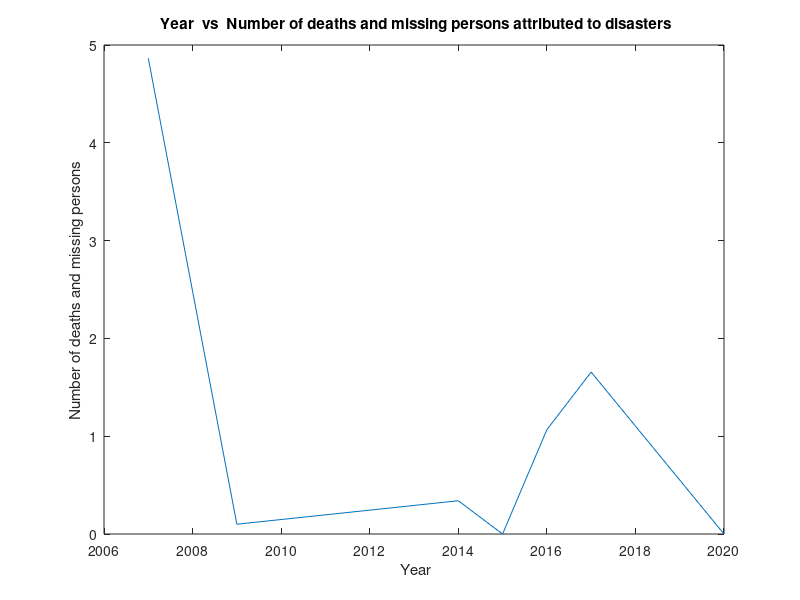

The MATLAB script that drew this image:

clc
fprintf('\n \n     Target A: Estimate Global Disaster Mortality    \n')
fprintf(' \n The following table lists the indicators recommended by the OIEWG \n ')


fprintf('\n A1= Number of deaths and missing persons attributed to disasters, per 100,000 population. \n ')
disp('A2= Number of deaths attributed to disasters, per 100,000 population.')
disp(' A3= Number of missing persons attributed to disasters, per 100,000 population.')

fprintf('\n \n Now, The formula for calculating the compound indicator is: \n \n \t \t A1=((A2a+A3a)/population)*100,000 \n ')
fprintf('\n Where, \n A1= Number of deaths and missing persons attributed to disasters, per 100,000 population.\n')
disp(' A2a:Number of deaths attributed to disasters')
disp(' A3a : Number of missing persons attributed to disasters')
disp(' Population: Represented population.')
fprintf(' \n Note that the above formula can be derived from : \n \n')
fprintf(' \t A2=((A2a/population)*100,000 \n \n \t A3=((A3a/population)*100,000 \n')
fprintf('\n \t A1=A2+A3\n ')
fprintf('********************************INTRODUCTION******************************* \n')

fprintf('\n This is the "Target A: Estimate Global Disaster Mortality for Bangladesh" \n')


disp('Calculating value of A1 for differents years, Here a1 represents A1 similarly a2 .. A2.')

A12a=405;
A13a=0;
population1=8325666;
a1=((A12a+A13a)/population1)*100000
A12=(A12a/population1)*100000;
A13=(A13a/population1)*100000;

A22a=1;
A23a=0;
population2=1000000;
a2=((A22a+A23a)/population2)*100000
A22=(A22a/population2)*100000;
A23=(A23a/population2)*100000;

A32a=17;
A33a=0;
population3=5000000;
a3=((A32a+A33a)/population3)*100000
A32=(A32a/population3)*100000;
A13=(A33a/population3)*100000;

A42a=0;
A43a=0;
population4=1000;
a4=((A42a+A43a)/population4)*100000
A42=(A42a/population4)*100000;
A43=(A43a/population4)*100000;

A52a=16;
A53a=0;
population5=1500000;
a5=((A52a+A53a)/population5)*100000
A52=(A52a/population5)*100000;
A53=(A53a/population5)*100000;

A62a=149;
A63a=0;
population6=9000000;
a6=((A62a+A63a)/population6)*100000
A62=(A62a/population6)*100000;
A63=(A63a/population6)*100000;

A72a=0;
A73a=0;
population7=1000000;
a7=((A72a+A73a)/population7)*100000
A72=(A72a/population7)*100000;
A73=(A73a/population7)*100000;


setOfA1=[a1 a2 a3 a4 a5 a6 a7]
year=[ 2007 2009 2014 2015 2016 2017 2020]
plot(year, setOfA1)
title(' Year  vs  Number of deaths and missing persons attributed to disasters')
xlabel(' Year')
ylabel('Number of deaths and missing persons')


disp('****************************YOUR LOCATION****************************')
disp(' Now its for your locations')
fprintf(' \n Input data to calculate A1, \n Firstly put the value of ')
A2a= input(' A2a= ')
A3a= input(' Second A3a= ')
population= input('population= ')
A1=((A2a+A3a)/population)*100000 
A2=(A2a/population)*100000;
A3=(A3a/population)*100000; 






